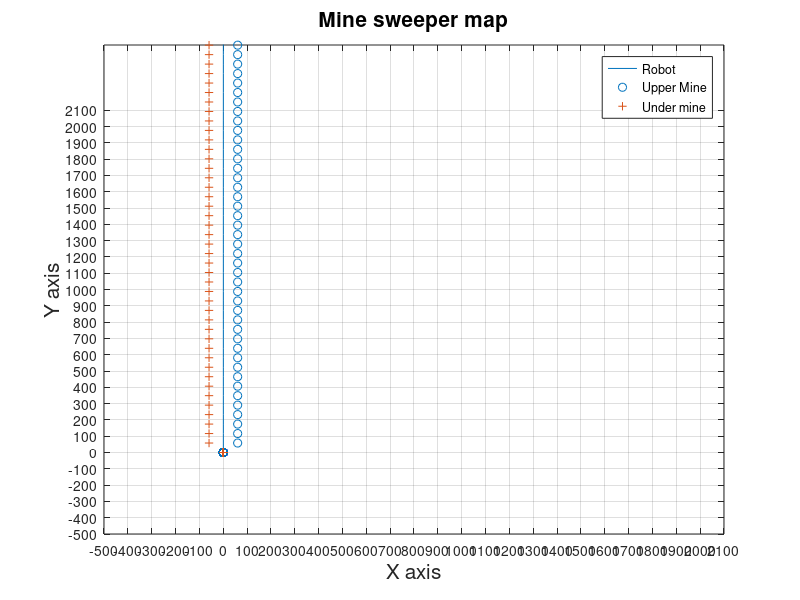

Recreate this plot in MATLAB.
clear all
%this code has the same logic as the normal code and makes the same map but takes its data from a
%variable file not serial reading (look at memory variables file)

load ('minepositions');

Max  = 2500;                 %y Maximum Value (cm)
yMin  = -500;                %y minimum Value (cm)
min = -500;                  % set x-min (cm)
max = 2500;                  % set x-max (cm)


plotTitle = 'Mine sweeper map';  % plot title
xLabel = 'X axis';     % x-axis label
yLabel = 'Y axis';      % y-axis label
legend1 = 'Robot';
legend2 = 'Upper Mine';
legend3 = 'Under mine';

robot=plot(robpos(:,1),robpos(:,2),'-' );
hold on;
uppermines = scatter(Umines(:,1),Umines(:,2),'og');
lowermines = scatter(Dmines(:,1),Dmines(:,2),'+r' );

title(plotTitle,'FontSize',15);
xlabel(xLabel,'FontSize',15);
ylabel(yLabel,'FontSize',15);
legend(legend1,legend2,legend3)
axis([yMin yMax min max]);
yticks(yMin:100:yMax)
xticks(min:100:max)
grid('on');